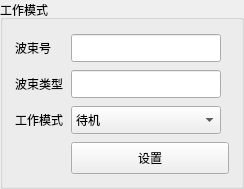
            <widget class="QGroupBox" name="gbWorkMode">
             <property name="title">
              <string>工作模式</string>
             </property>
             <layout class="QGridLayout" name="layoutWorkMode">
              <property name="leftMargin">
               <number>12</number>
              </property>
              <property name="topMargin">
               <number>14</number>
              </property>
              <property name="rightMargin">
               <number>12</number>
              </property>
              <property name="bottomMargin">
               <number>12</number>
              </property>
              <property name="spacing">
               <number>8</number>
              </property>
              <item row="0" column="0">
               <widget class="QLabel" name="lblBeamNo">
                <property name="text">
                 <string>波束号</string>
                </property>
               </widget>
              </item>
              <item row="0" column="1">
               <widget class="QLineEdit" name="leBeamNo">
                <property name="minimumSize">
                 <size>
                  <width>150</width>
                  <height>28</height>
                 </size>
                </property>
                <property name="maximumSize">
                 <size>
                  <width>16777215</width>
                  <height>30</height>
                 </size>
                </property>
               </widget>
              </item>
              <item row="1" column="0">
               <widget class="QLabel" name="lblBeamType">
                <property name="text">
                 <string>波束类型</string>
                </property>
               </widget>
              </item>
              <item row="1" column="1">
               <widget class="QLineEdit" name="leBeamType">
                <property name="minimumSize">
                 <size>
                  <width>150</width>
                  <height>28</height>
                 </size>
                </property>
                <property name="maximumSize">
                 <size>
                  <width>16777215</width>
                  <height>30</height>
                 </size>
                </property>
               </widget>
              </item>
              <item row="2" column="0">
               <widget class="QLabel" name="lblWorkMode">
                <property name="text">
                 <string>工作模式</string>
                </property>
               </widget>
              </item>
              <item row="2" column="1">
               <widget class="QComboBox" name="leWorkMode">
                <property name="minimumSize">
                 <size>
                  <width>150</width>
                  <height>28</height>
                 </size>
                </property>
                <property name="maximumSize">
                 <size>
                  <width>16777215</width>
                  <height>30</height>
                 </size>
                </property>
                <item>
                 <property name="text">
                  <string>&#x5F85;&#x673A;</string>
                 </property>
                </item>
                <item>
                 <property name="text">
                  <string>&#x5168;&#x7A7A;&#x57DF;&#x5BFB;&#x661F;</string>
                 </property>
                </item>
                <item>
                 <property name="text">
                  <string>&#x77E9;&#x5F62;&#x5BFB;&#x661F;</string>
                 </property>
                </item>
                <item>
                 <property name="text">
                  <string>&#x5706;&#x9525;&#x626B;&#x63CF;</string>
                 </property>
                </item>
                <item>
                 <property name="text">
                  <string>&#x5FEB;&#x901F;&#x5BFB;&#x661F;</string>
                 </property>
                </item>
               </widget>
              </item>
              <item row="3" column="1" colspan="2">
               <widget class="QPushButton" name="btnWorkModeSet">
                <property name="minimumSize">
                 <size>
                  <width>68</width>
                  <height>32</height>
                 </size>
                </property>
                <property name="text">
                 <string>设置</string>
                </property>
               </widget>
              </item>
             </layout>
            </widget>
